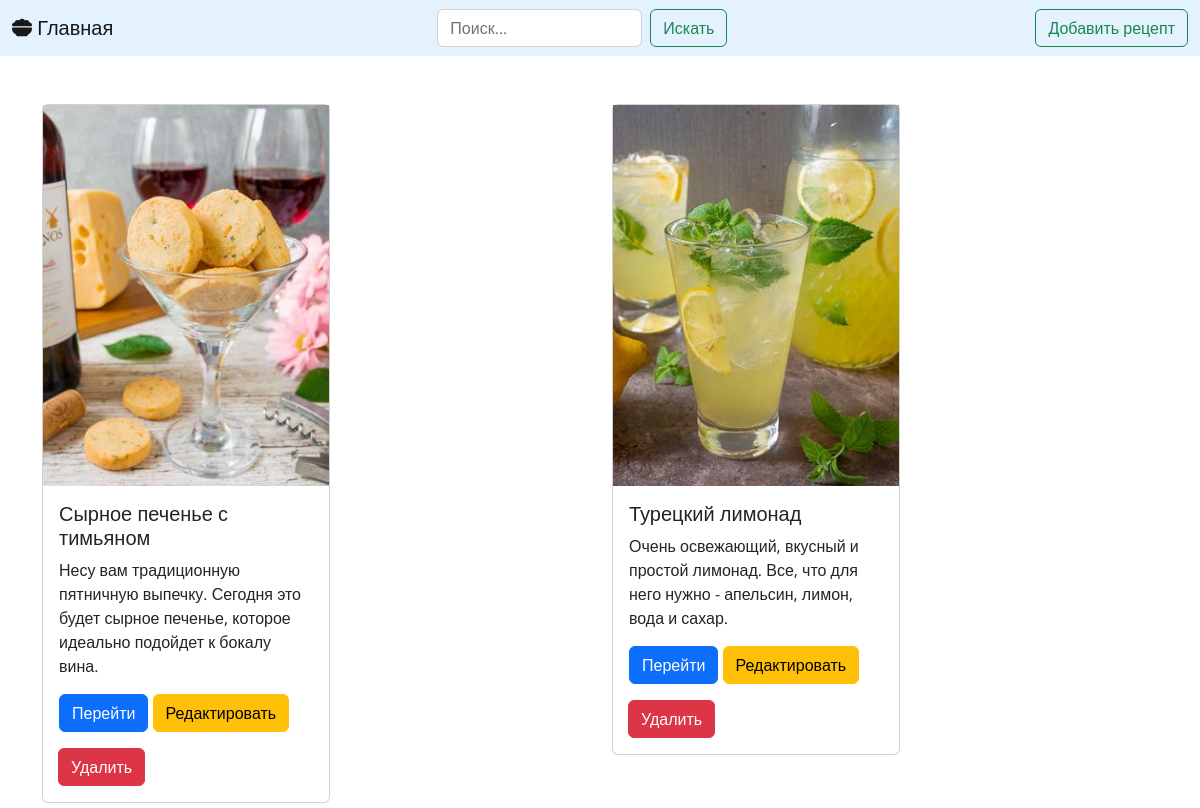
The page / on the database its author committed.
### blog/models.py (models this page shows, shortened)
class Post(models.Model):
    author = models.CharField(max_length=20, default = 'User')
    image = models.ImageField(upload_to='static/posts')
    title = models.CharField(max_length=50, null=True, blank=True)
    desc = models.TextField(max_length=150)
    class Meta:
        verbose_name = 'Пост'
        verbose_name_plural = 'Посты'

### blog/views.py (the view)
# urls.py: path('', ListObjectsView.as_view()),
class ListObjectsView(ListView):
    model = Post
    template_name = 'main.html'
    context_object_name = 'posts'

### blog/templates/main.html (shortened to what this page needs)
{% extends 'base.html' %}
{% block content %}
<section>
    <div class="container mt-5">
        <div class="row">
        {% for i in posts %}
            <div class="col">
                <div class="card" style=" width: 18rem;margin-bottom: 5px">
                    <img src="{{i.image}}" alt="{i.id}">
                    <div class="card-body">
                        <h5 class="card-title">{{i.title}}</h5>
                        <p class="card-text">{{i.desc}}</p>
                        <a href="{% url 'detail' i.id %}" class="btn btn-primary">Перейти</a>
                        <a href="{% url 'edit' i.id %}" class="btn btn-warning">Редактировать</a>
                    </div>
                    <p style="margin-left:15px;"><a href="{% url 'delete' i.id %}" class="btn btn-danger">Удалить</a></p>
                </div>
            </div>
        {% endfor %}
        </div>
    </div>
</section>
{% endblock %}

### blog/templates/base.html (shortened to what this page needs)
{% load static %}
<!doctype html>
<html lang="en">
<head>
    <link rel="stylesheet" href="https://cdn.jsdelivr.net/npm/bootstrap@5.2.0-beta1/dist/css/bootstrap.min.css">
    <link rel="stylesheet" href="https://cdnjs.cloudflare.com/ajax/libs/font-awesome/6.1.1/css/all.min.css">
</head>
<body style="font-family: 'Open Sans', sans-serif; !important">
<nav class="navbar" style="background-color: #e3f2fd; position:sticky; top:0;z-index:100;">
    <div class="container-fluid">
        <a class="navbar-brand" href="/"><i class="fa-solid fa-bowl-food"></i> Главная</a>
        <form class="d-flex" action="{% url 'search_result' %}" role="search" method="get">
          <input class="form-control me-2" type="search" placeholder="Поиск..." aria-label="Search" name = "q">
          <button class="btn btn-outline-success" type="submit">Искать</button>
        </form>
        <a href="{% url 'create' %}" class="btn btn-outline-success">Добавить рецепт</a>
    </div>
</nav>
{% block content %}
{% endblock %}
</body>
</html>

### rows shown on the page
Post: image (picture), title "Сырное печенье с тимьяном", desc "Несу вам традиционную пятничную выпечку. Сегодня это будет сырное печенье, которое идеально подойдет к бокалу вина."
Post: image (picture), title "Турецкий лимонад", desc "Очень освежающий, вкусный и простой лимонад. Все, что для него нужно - апельсин, лимон, вода и сахар."
